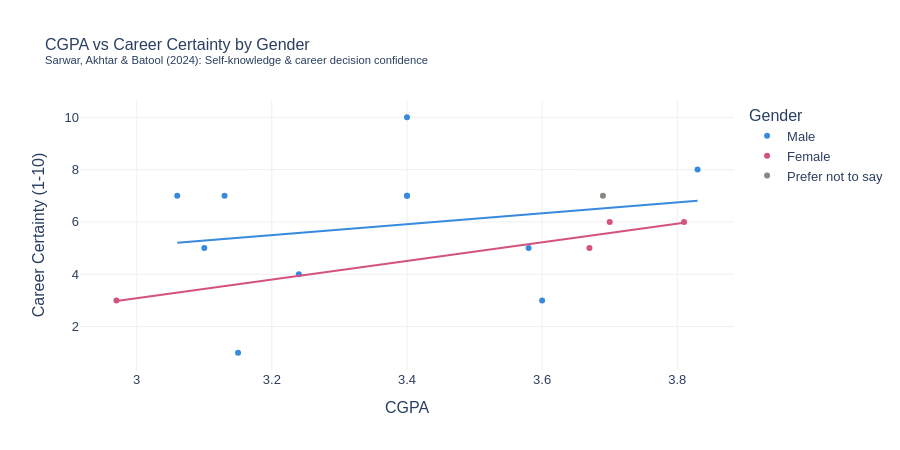

The notebook cell saved with this chart:
### Markdown cell above
### 5.8 CGPA vs Career Certainty (Scatter by Gender)

### Code cell
fig8 = px.scatter(
    df_clean,
    x='CGPA',
    y='Career_Certainty',
    color='Gender',
    color_discrete_map={'Male':'#378ADD','Female':'#D4537E','Prefer not to say':'#888780'},
    trendline='ols',
    hover_data=['Major','Year','Biggest_Hurdle'],
    title='CGPA vs Career Certainty by Gender<br><sup>Sarwar, Akhtar & Batool (2024): Self-knowledge & career decision confidence</sup>',
    labels={'CGPA':'CGPA','Career_Certainty':'Career Certainty (1-10)'}
)
fig8.update_layout(
    plot_bgcolor='white',
    paper_bgcolor='white',
    font=dict(family='Arial', size=13),
    title_font_size=16,
    height=450
)
fig8.update_xaxes(showgrid=True, gridcolor='#f0f0f0')
fig8.update_yaxes(showgrid=True, gridcolor='#f0f0f0')
fig8.show()

### Figure 1 — Plotly figure (JSON) as saved in the notebook; plotly's stock layout.template omitted (floating-point values rounded to 4 significant figures)
{"data": [{"customdata": [["Computer Science", "2nd", "Lack of Mentorship/Guidance"], ["Computer Science", "1st", "Financial Constraints"], ["Computer Science", "1st", "Lack of Mentorship/Guidance"], ["Business", "2nd", "Mental Health (Anxiety/Stress)"], ["Computer Science", "2nd", "Lack of Technical Skills"], ["Computer Science", "2nd", "Lack of Mentorship/Guidance"], ["Computer Science", "1st", "Parental/Societal Pressure"], ["Other", "2nd", "Lack of Mentorship/Guidance"], ["Computer Science", "2nd", "Financial Constraints"], ["Computer Science", "2nd", "Lack of Technical Skills"], ["Other", "2nd", "Lack of Mentorship/Guidance"]], "hovertemplate": "Gender=Male<br>CGPA=%{x}<br>Career Certainty (1-10)=%{y}<br>Major=%{customdata[0]}<br>Year=%{customdata[1]}<br>Biggest_Hurdle=%{customdata[2]}<extra></extra>", "legendgroup": "Male", "marker": {"color": "#378ADD", "symbol": "circle"}, "mode": "markers", "name": "Male", "orientation": "v", "showlegend": true, "type": "scatter", "x": [3.83, 3.15, 3.4, 3.24, 3.58, 3.4, 3.06, 3.13, 3.4, 3.1, 3.6], "xaxis": "x", "y": [8, 1, 7, 4, 5, 10, 7, 7, 7, 5, 3], "yaxis": "y"}, {"hovertemplate": "<b>OLS trendline</b><br>Career_Certainty = 2.07791 * CGPA + -1.15036<br>R<sup>2</sup>=0.040727<br><br>Gender=Male<br>CGPA=%{x}<br>Career Certainty (1-10)=%{y} <b>(trend)</b><extra></extra>", "legendgroup": "Male", "marker": {"color": "#378ADD", "symbol": "circle"}, "mode": "lines", "name": "Male", "showlegend": false, "type": "scatter", "x": [3.06, 3.1, 3.13, 3.15, 3.24, 3.4, 3.4, 3.4, 3.58, 3.6, 3.83], "xaxis": "x", "y": [5.208, 5.291, 5.353, 5.395, 5.582, 5.915, 5.915, 5.915, 6.289, 6.33, 6.808], "yaxis": "y"}, {"customdata": [["Computer Science", "1st", "Financial Constraints"], ["Computer Science", "2nd", "Mental Health (Anxiety/Stress)"], ["Computer Science", "4th", "Lack of Mentorship/Guidance"], ["Computer Science", "2nd", "Mental Health (Anxiety/Stress)"]], "hovertemplate": "Gender=Female<br>CGPA=%{x}<br>Career Certainty (1-10)=%{y}<br>Major=%{customdata[0]}<br>Year=%{customdata[1]}<br>Biggest_Hurdle=%{customdata[2]}<extra></extra>", "legendgroup": "Female", "marker": {"color": "#D4537E", "symbol": "circle"}, "mode": "markers", "name": "Female", "orientation": "v", "showlegend": true, "type": "scatter", "x": [2.97, 3.67, 3.7, 3.81], "xaxis": "x", "y": [3, 5, 6, 6], "yaxis": "y"}, {"hovertemplate": "<b>OLS trendline</b><br>Career_Certainty = 3.56595 * CGPA + -7.61456<br>R<sup>2</sup>=0.933091<br><br>Gender=Female<br>CGPA=%{x}<br>Career Certainty (1-10)=%{y} <b>(trend)</b><extra></extra>", "legendgroup": "Female", "marker": {"color": "#D4537E", "symbol": "circle"}, "mode": "lines", "name": "Female", "showlegend": false, "type": "scatter", "x": [2.97, 3.67, 3.7, 3.81], "xaxis": "x", "y": [2.976, 5.472, 5.579, 5.972], "yaxis": "y"}, {"customdata": [["Other", "2nd", "Parental/Societal Pressure"]], "hovertemplate": "Gender=Prefer not to say<br>CGPA=%{x}<br>Career Certainty (1-10)=%{y}<br>Major=%{customdata[0]}<br>Year=%{customdata[1]}<br>Biggest_Hurdle=%{customdata[2]}<extra></extra>", "legendgroup": "Prefer not to say", "marker": {"color": "#888780", "symbol": "circle"}, "mode": "markers", "name": "Prefer not to say", "orientation": "v", "showlegend": true, "type": "scatter", "x": [3.69], "xaxis": "x", "y": [7], "yaxis": "y"}, {"hovertemplate": "Gender=Prefer not to say<extra></extra>", "legendgroup": "Prefer not to say", "marker": {"color": "#888780", "symbol": "circle"}, "mode": "lines", "name": "Prefer not to say", "showlegend": false, "type": "scatter", "xaxis": "x", "yaxis": "y"}], "layout": {"font": {"family": "Arial", "size": 13}, "height": 450, "legend": {"title": {"text": "Gender"}, "tracegroupgap": 0}, "paper_bgcolor": "white", "plot_bgcolor": "white", "title": {"font": {"size": 16}, "text": "CGPA vs Career Certainty by Gender<br><sup>Sarwar, Akhtar & Batool (2024): Self-knowledge & career decision confidence</sup>"}, "xaxis": {"anchor": "y", "domain": [0, 1], "gridcolor": "#f0f0f0", "showgrid": true, "title": {"text": "CGPA"}}, "yaxis": {"anchor": "x", "domain": [0, 1], "gridcolor": "#f0f0f0", "showgrid": true, "title": {"text": "Career Certainty (1-10)"}}}}
